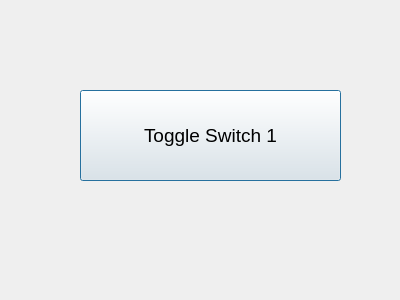
<?xml version="1.0" encoding="UTF-8"?>
<ui version="4.0">
 <class>ManualMode</class>
 <widget class="QDialog" name="ManualMode">
  <property name="geometry">
   <rect>
    <x>0</x>
    <y>0</y>
    <width>400</width>
    <height>300</height>
   </rect>
  </property>
  <property name="windowTitle">
   <string>Dialog</string>
  </property>
  <widget class="QPushButton" name="pushButton">
   <property name="geometry">
    <rect>
     <x>80</x>
     <y>90</y>
     <width>261</width>
     <height>91</height>
    </rect>
   </property>
   <property name="font">
    <font>
     <pointsize>14</pointsize>
    </font>
   </property>
   <property name="text">
    <string>Toggle Switch 1</string>
   </property>
  </widget>
 </widget>
 <resources/>
 <connections/>
</ui>
